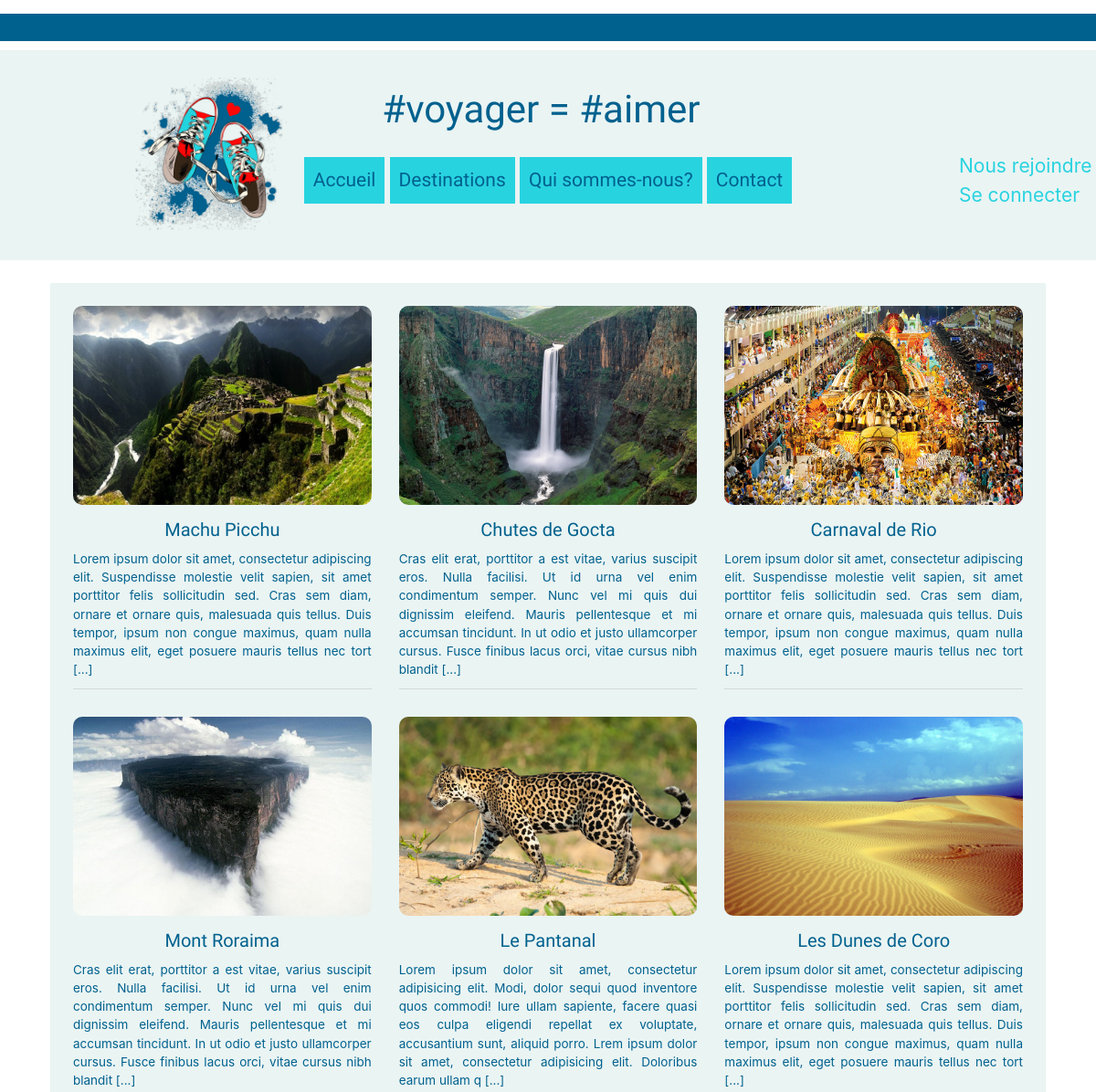
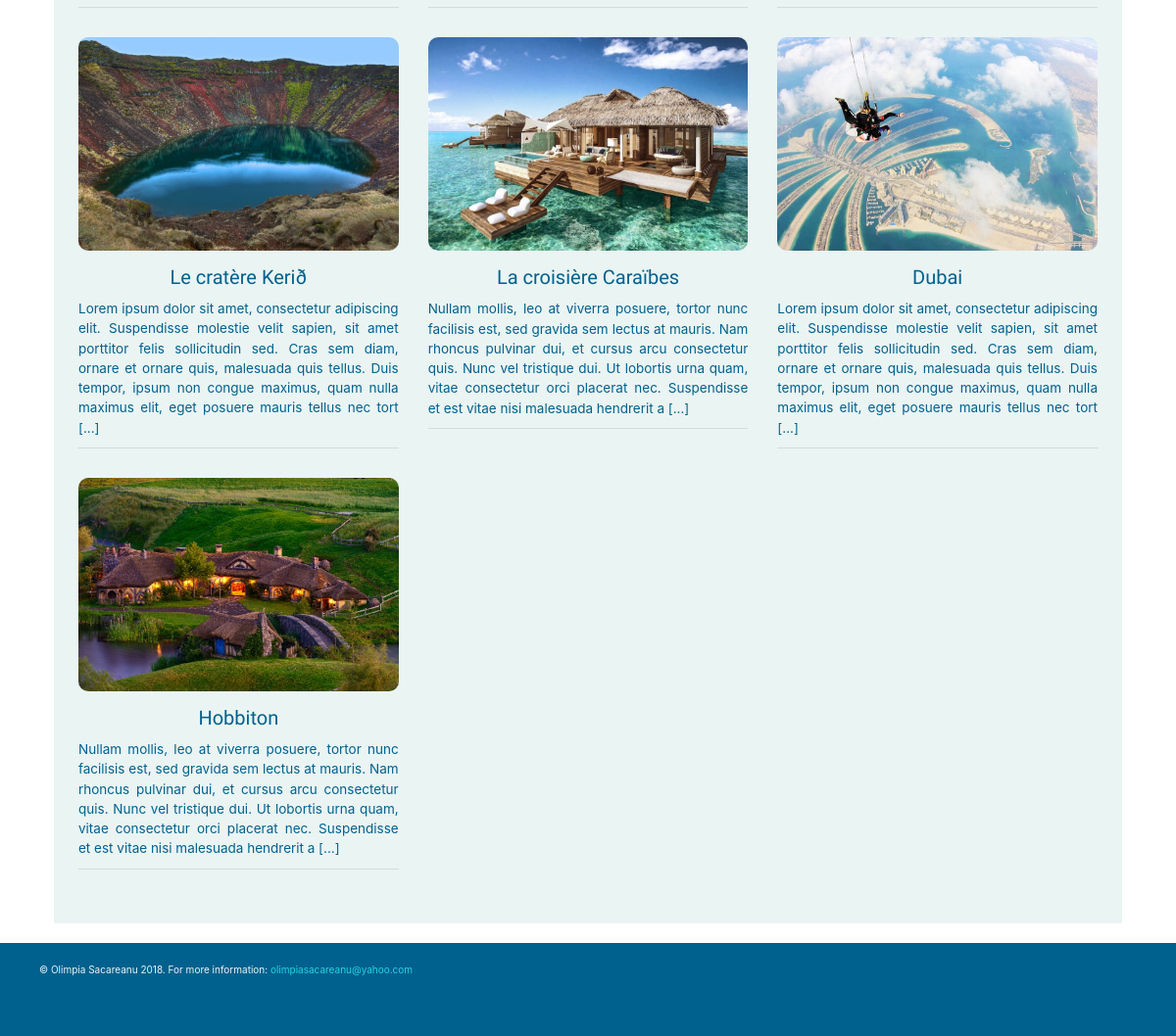
Page /destinations.php on the committed database (2 pictures, top to bottom).
### tables this page shows
CREATE TABLE IF NOT EXISTS `destination` (
  `ID` int(11) NOT NULL AUTO_INCREMENT,
  `title` varchar(60) NOT NULL,
  `description` text NOT NULL,
  `category` varchar(60) NOT NULL,
  `picture` varchar(50) NOT NULL,
  `slider` varchar(50) NOT NULL,
  PRIMARY KEY (`ID`)
);

### destinations.php (called while the page is built, shortened)
<?php
include 'connection.php';
$query = $db->prepare('SELECT ID, title, description, picture FROM destination ');
$query->execute();
$destinations = $query->fetchAll();
include "layout.phtml";

### destinations.phtml (the view)
<div class="destinations">
	<div class="row">
			<?php foreach ($destinations as $destination): ?>
			<div class="col-lg-4 col-sm-6">
				<section>
					<a href="destination.php?id=<?= $destination['ID'] ?>" >
						<img src="img/<?= htmlspecialchars($destination['picture']) ?>" alt="img">
						<h2><?= htmlspecialchars($destination['title']) ?></h2>
						<p><?= htmlspecialchars(substr($destination['description'], 0, 295))?>  [...] </p>
					</a>
					<hr>
				</section>
			</div>
		<?php endforeach ?>
	</div>
</div>

### layout.phtml (shortened to what this page needs)
<!DOCTYPE html>
<html lang="en">
<head>
	<link rel="stylesheet" href="main9.css">
	<link rel="stylesheet" href="https://use.fontawesome.com/releases/v5.1.0/css/all.css">
	<link rel="stylesheet" href="https://maxcdn.bootstrapcdn.com/bootstrap/4.0.0/css/bootstrap.min.css">
	<link rel="stylesheet" href="normalize.css">
</head>
<body>
	<div class="bd-container">
		<header>
			<div class="container">
				<nav>
					<img src="img/travel3.png" alt="travel">
					<h1>#voyager = #aimer</h1>
					<ul>
						<li><a href="home.php">Accueil</a></li>
						<li><a href="destinations.php">Destinations</a></li>
						<li><a href="about.php">Qui sommes-nous?</a></li>
						<li><a href="contact.php">Contact</a></li>
					</ul>
				</nav>
				<ul class='user'>
			   	<?php if (isset($_SESSION['user'])) : ?>
					<li><p>Salut <b><?php echo $_SESSION['user']['firstName'] ?> !</b></p></li>
					<li><a href="logout.php">Déconnexion</a></li>
			   	<?php else : ?>
			   		<li><a href="register.php">Nous rejoindre</a></li>
			   		<li><a href="userconnect.php">Se connecter</a></li>
			    <?php endif ?>
				</ul>
			</div>
		</header>
		<div class="container">
			<main>
				<?php include $template . '.phtml' ?>
			</main>
		</div>
	</div>
	<footer>
		<div class="container">
			<p>&copy; Olimpia Sacareanu 2018. For more information: <a href="mailto:olimpiasacareanu@yahoo.com">olimpiasacareanu@yahoo.com</a><p>
		</div>
	</footer>
</body>
</html>

### main9.css (style rules this page uses)
html { font-size: 62.5%; }
.bd-container { font-size: 1.5em; margin-top: 15px; padding-top: 10px; border-top:30px solid #00618e; color: #00618e; }
a { text-decoration: none; color: #00618e; }
h1, h2 { font-family: Love Ya Like A Sister; }
.row img { width: 100%; }
header { text-align: center; background-color: #eaf4f3; color: #00618e; font-size:1.4em; padding: 10px 0; }
header img { width: 40%; margin-top: 10px; }
header h1 { font-family: Love Ya Like A Sister; }
header nav ul { list-style-type: none; padding: 0; font-family: Fjalla One; }
header nav li { padding: 7px; margin: 7px 55px; background-color: #28d3e0; }
header nav li a { color: #00618e; }
header .user { list-style-type: none; padding: 0; }
header .user li a { color: #28d3e0; }
.container main { color: #00618e; margin: 10px; background-color: #eaf4f3; padding: 10px; }
.destinations a { color: #00618e; }
.destinations h2 { font-family: Love Ya Like A Sister; text-align: center; margin:10px 0; }
footer { background-color: #00618e; color: #eaf4f3; text-align:center; }
footer p { padding: 10px 0; }
footer a { color: #eaf4f3; }
@media screen and (min-width: 1024px) { img { border-radius: 10px; } }
@media screen and (min-width: 1024px) { p { text-align:justify; } }
@media screen and (min-width: 1024px) { header { height: 230px; } }
@media screen and (min-width: 1024px) { header .user { position: absolute; top: 166px; left: 1050px; text-align: left; } }
@media screen and (min-width: 1024px) { nav img { width: 15%; margin-top: 20px; } }
@media screen and (min-width: 1024px) { nav h1 { float: right; margin-right: 35%; font-family: Love Ya Like A Sister; margin-top: 30px; } }
@media screen and (min-width: 1024px) { header nav ul { text-align: center; position: relative; top: -80px; font-family: Fjalla One; } }
@media screen and (min-width: 1024px) { header nav li { display: inline-block; transition-property: height; transition-duration: 1s; margin:0; padding: 10px; } }
@media screen and (min-width: 1024px) { .container main { margin-top: 25px; padding:25px; } }
@media screen and (min-width: 1024px) { .destinations section { margin-bottom: 30px; font-size: 0.9em; } }
@media screen and (min-width: 1024px) { .destinations section a { text-decoration: none; color: #00618e; text-align: justify; } }
@media screen and (min-width: 1024px) { .destinations section a h2 { margin-top: 15px; } }
@media screen and (min-width: 1024px) { footer .container { margin-top: 20px; padding:10px; color: #eaf4f3; } }
@media screen and (min-width: 1024px) { footer a { text-decoration:none; color: #28d3e0; } }

### rows in the picture
destination: picture (picture), title "Machu Picchu", description "Lorem ipsum dolor sit amet, consectetur adipiscing elit. Suspendisse molestie velit sapien, sit amet porttitor felis sollicitudin sed. Cras sem diam, ornare et ornare quis, malesuada quis tellus. Duis tempor, ipsum non congue maximus, quam nulla maximus elit, eget posuere mauris tellus nec tort"
destination: picture (picture), title "Chutes de Gocta", description "Cras elit erat, porttitor a est vitae, varius suscipit eros. Nulla facilisi. Ut id urna vel enim condimentum semper. Nunc vel mi quis dui dignissim eleifend. Mauris pellentesque et mi accumsan tincidunt. In ut odio et justo ullamcorper cursus. Fusce finibus lacus orci, vitae cursus nibh blandit"
destination: picture (picture), title "Carnaval de Rio", description "Lorem ipsum dolor sit amet, consectetur adipiscing elit. Suspendisse molestie velit sapien, sit amet porttitor felis sollicitudin sed. Cras sem diam, ornare et ornare quis, malesuada quis tellus. Duis tempor, ipsum non congue maximus, quam nulla maximus elit, eget posuere mauris tellus nec tort"
destination: picture (picture), title "Mont Roraima", description "Cras elit erat, porttitor a est vitae, varius suscipit eros. Nulla facilisi. Ut id urna vel enim condimentum semper. Nunc vel mi quis dui dignissim eleifend. Mauris pellentesque et mi accumsan tincidunt. In ut odio et justo ullamcorper cursus. Fusce finibus lacus orci, vitae cursus nibh blandit"
destination: picture (picture), title "Le Pantanal", description "Lorem ipsum dolor sit amet, consectetur adipisicing elit. Modi, dolor sequi quod inventore quos commodi! Iure ullam sapiente, facere quasi eos culpa eligendi repellat ex voluptate, accusantium sunt, aliquid porro. Lrem ipsum dolor sit amet, consectetur adipisicing elit. Doloribus earum ullam q"
destination: picture (picture), title "Les Dunes de Coro", description "Lorem ipsum dolor sit amet, consectetur adipiscing elit. Suspendisse molestie velit sapien, sit amet porttitor felis sollicitudin sed. Cras sem diam, ornare et ornare quis, malesuada quis tellus. Duis tempor, ipsum non congue maximus, quam nulla maximus elit, eget posuere mauris tellus nec tort"
destination: picture (picture), title "Le cratère Kerið", description "Lorem ipsum dolor sit amet, consectetur adipiscing elit. Suspendisse molestie velit sapien, sit amet porttitor felis sollicitudin sed. Cras sem diam, ornare et ornare quis, malesuada quis tellus. Duis tempor, ipsum non congue maximus, quam nulla maximus elit, eget posuere mauris tellus nec tort"
destination: picture (picture), title "La croisière Caraïbes", description "Nullam mollis, leo at viverra posuere, tortor nunc facilisis est, sed gravida sem lectus at mauris. Nam rhoncus pulvinar dui, et cursus arcu consectetur quis. Nunc vel tristique dui. Ut lobortis urna quam, vitae consectetur orci placerat nec. Suspendisse et est vitae nisi malesuada hendrerit a"
destination: picture (picture), title "Dubai", description "Lorem ipsum dolor sit amet, consectetur adipiscing elit. Suspendisse molestie velit sapien, sit amet porttitor felis sollicitudin sed. Cras sem diam, ornare et ornare quis, malesuada quis tellus. Duis tempor, ipsum non congue maximus, quam nulla maximus elit, eget posuere mauris tellus nec tort"
destination: picture (picture), title "Hobbiton", description "Nullam mollis, leo at viverra posuere, tortor nunc facilisis est, sed gravida sem lectus at mauris. Nam rhoncus pulvinar dui, et cursus arcu consectetur quis. Nunc vel tristique dui. Ut lobortis urna quam, vitae consectetur orci placerat nec. Suspendisse et est vitae nisi malesuada hendrerit a"
